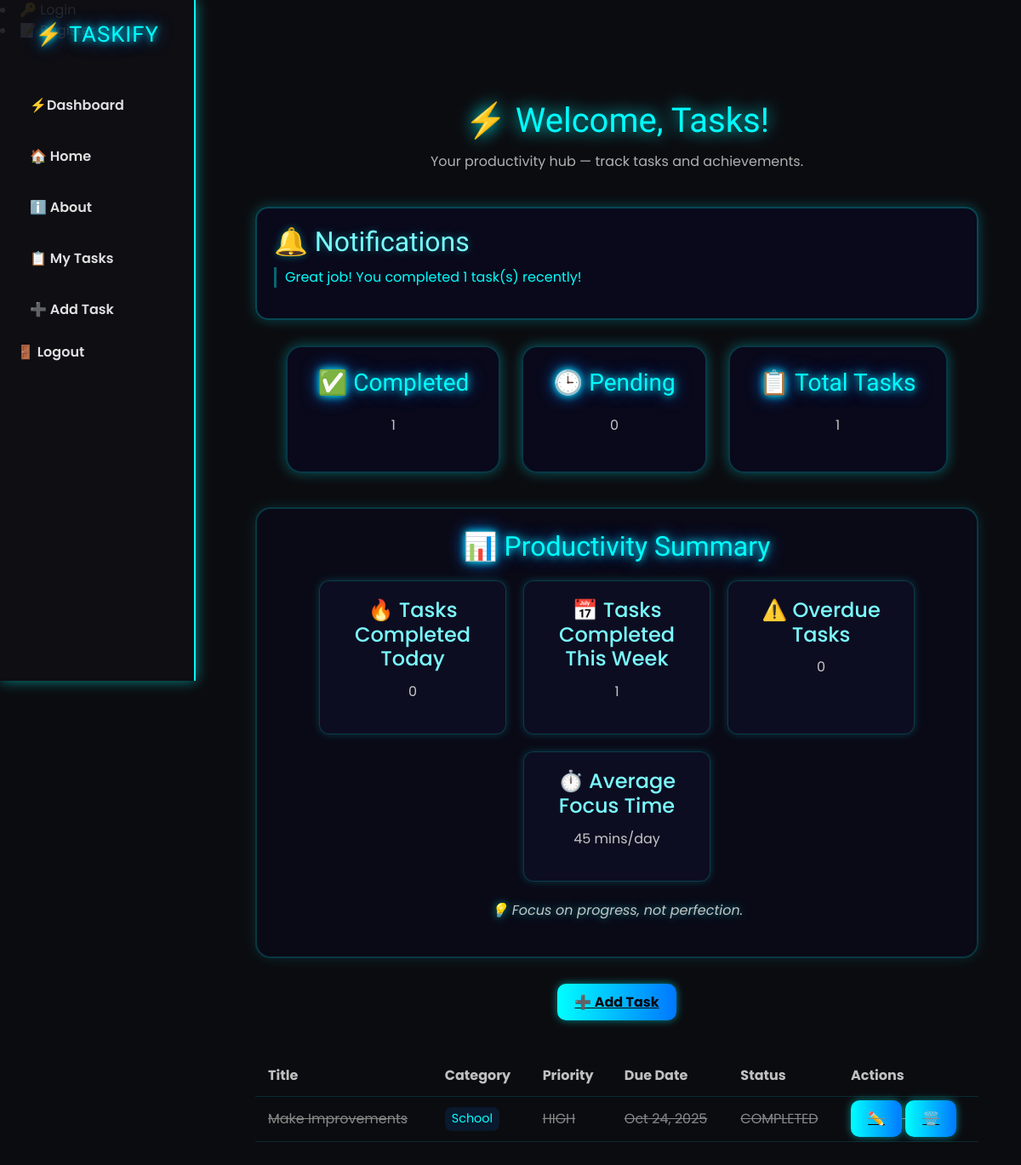
Page /tasks/dashboard/ (signed in) on the earlier database version.
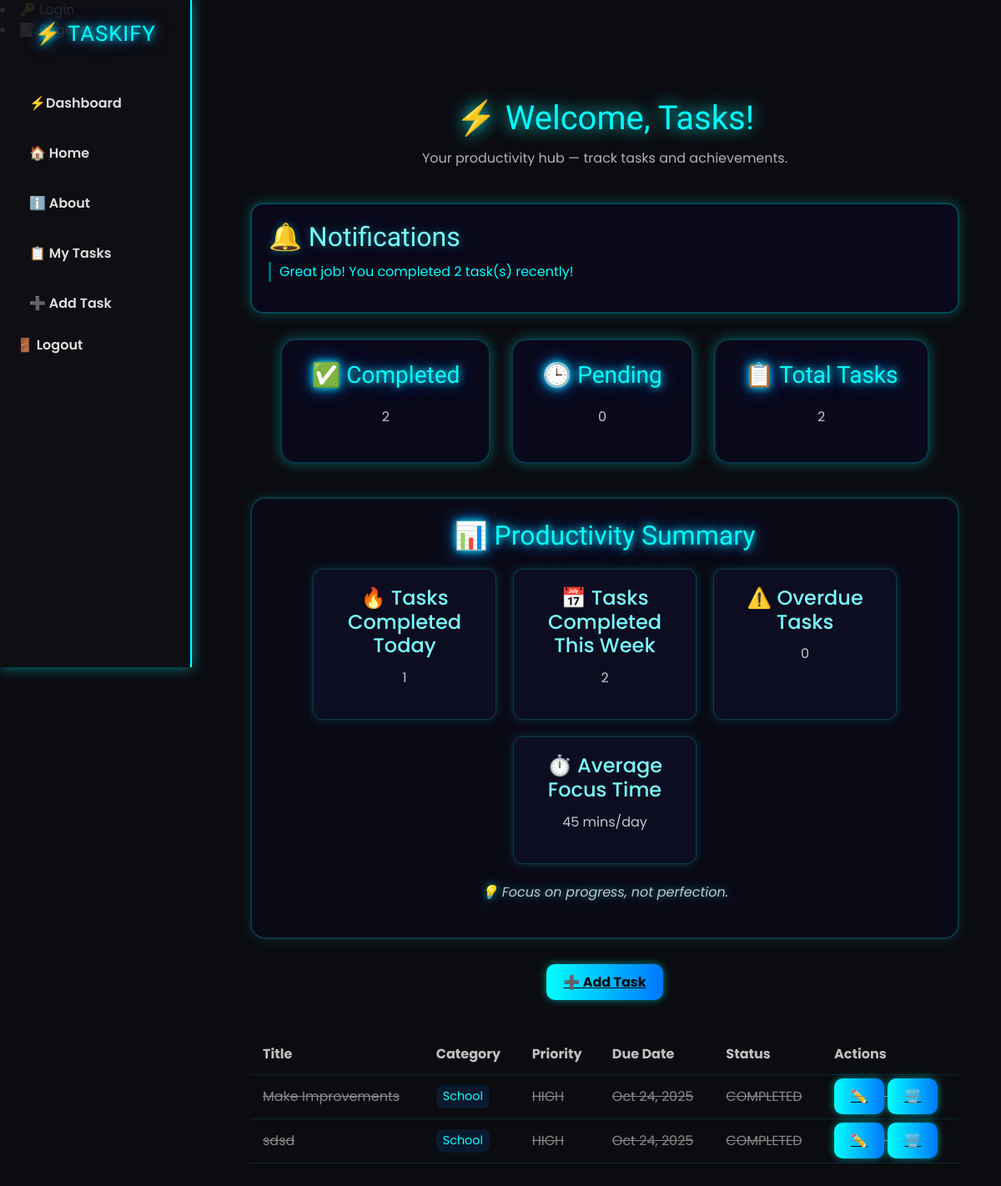
Same page on the later database version.
### tasks/models.py (models this page shows, shortened)
class Task(models.Model):
    user = models.ForeignKey(User, on_delete=models.CASCADE)
    title = models.CharField(max_length=200)
    description = models.TextField(blank=True)
    due_date = models.DateField(null=True, blank=True)
    status = models.CharField(max_length=10, choices=STATUS_CHOICES, default='PENDING')
    priority = models.CharField(max_length=10, choices=PRIORITY_CHOICES, default='MEDIUM')
    categories = models.ManyToManyField(Category, blank=True)
    created_at = models.DateTimeField(auto_now_add=True)
    completed_at = models.DateTimeField(null=True, blank=True)
    notified = models.BooleanField(default=False)

class Category(models.Model):
    user = models.ForeignKey(User, on_delete=models.CASCADE)
    title = models.CharField(max_length=100)

### tasks/views.py (the view)
# urls.py: path('dashboard/', views.dashboard, name='dashboard'),  # New dedicated dashboard view
@login_required
def dashboard(request):
    user = request.user
    today = timezone.now().date()
    week_start = today - timedelta(days=today.weekday())
    completed_count = Task.objects.filter(user=user, status='COMPLETED').count()
    pending_count = Task.objects.filter(user=user, status='PENDING').count()
    total_tasks = Task.objects.filter(user=user).count()
    tasks_completed_today = Task.objects.filter(
        user=user,
        status='COMPLETED',
        completed_at__date=today
    ).count()
    tasks_completed_week = Task.objects.filter(
        user=user,
        status='COMPLETED',
        completed_at__date__gte=week_start
    ).count()
    overdue_tasks = Task.objects.filter(
        user=user,
        status='PENDING',
        due_date__lt=today
    ).count()
    avg_focus_time = 45  # placeholder for future tracking feature
    quotes = [
        "Keep pushing, you're doing great!",
        "Small steps lead to big results.",
        "Focus on progress, not perfection.",
        "Your future self will thank you for today’s effort!",
        "You got this! One task at a time.",
        "Every small victory counts!",
        "Discipline beats motivation — keep going!",
    ]
    motivational_message = random.choice(quotes)
    priority_order = {'HIGH': 1, 'MEDIUM': 2, 'LOW': 3}
    tasks = sorted(
        Task.objects.filter(user=user),
        key=lambda t: (priority_order.get(t.priority, 4), t.due_date or today)
    )
    tomorrow = today + timedelta(days=1)
    reminders = Task.objects.filter(
        user=user,
        status='PENDING',
        due_date__gte=today,
        due_date__lte=tomorrow
    ).order_by('due_date')
    recent_completed = Task.objects.filter(
        user=user,
        status='COMPLETED',
        completed_at__gte=timezone.now() - timedelta(days=1)
    )
    notifications = []
    if overdue_tasks > 0:
        notifications.append(f"You have {overdue_tasks} overdue task(s).")
    if reminders.exists():
        notifications.append(f"You have {reminders.count()} task(s) due soon.")
    if recent_completed.exists():
        notifications.append(f"Great job! You completed {recent_completed.count()} task(s) recently!")
    context = {
        'completed_count': completed_count,
        'pending_count': pending_count,
        'total_tasks': total_tasks,
        'tasks_completed_today': tasks_completed_today,
        'tasks_completed_week': tasks_completed_week,
        'overdue_tasks': overdue_tasks,
        'avg_focus_time': avg_focus_time,
        'motivational_message': motivational_message,
        'tasks': tasks,
        'reminders': reminders,  # 👈 new
        'notifications': notifications,  # 👈 new
    }
    return render(request, 'tasks/dashboard.html', context)

### tasks/templates/tasks/dashboard.html (shortened to what this page needs)
{% extends 'base.html' %}
{% load static %}
{% block content %}
<div class="dashboard-container">
  <div class="dashboard-header">
    <h1>⚡ Welcome, {{ request.user.username }}!</h1>
    <p>Your productivity hub — track tasks and achievements.</p>
  </div>
  {% if notifications or reminders %}
  <div class="notification-wrapper">
    {% if notifications %}
    <div class="notifications-section card-glow">
      <h2>🔔 Notifications</h2>
      <ul>
        {% for note in notifications %}
          <li>{{ note }}</li>
        {% empty %}
          <li>No notifications at the moment.</li>
        {% endfor %}
      </ul>
    </div>
    {% endif %}
  </div>
  {% endif %}
  <div class="stats-cards">
    <div class="card-neon">
      <h3>✅ Completed</h3>
      <p>{{ completed_count }}</p>
    </div>
    <div class="card-neon">
      <h3>🕒 Pending</h3>
      <p>{{ pending_count }}</p>
    </div>
    <div class="card-neon">
      <h3>📋 Total Tasks</h3>
      <p>{{ total_tasks }}</p>
    </div>
  </div>
  <div class="productivity-summary">
    <h2>📊 Productivity Summary</h2>
    <div class="summary-grid">
      <div class="summary-card">
        <h4>🔥 Tasks Completed Today</h4>
        <p>{{ tasks_completed_today }}</p>
      </div>
      <div class="summary-card">
        <h4>📅 Tasks Completed This Week</h4>
        <p>{{ tasks_completed_week }}</p>
      </div>
      <div class="summary-card">
        <h4>⚠️ Overdue Tasks</h4>
        <p>{{ overdue_tasks }}</p>
      </div>
      <div class="summary-card">
        <h4>⏱️ Average Focus Time</h4>
        <p>{{ avg_focus_time }} mins/day</p>
      </div>
    </div>
    <div class="motivation">
      <p>💡 {{ motivational_message }}</p>
    </div>
  </div>
  <div class="add-task-container">
    <a href="{% url 'task_create' %}" class="btn-neon btn-lg">➕ Add Task</a>
  </div>
  <div class="task-table-wrapper">
    <table class="task-table">
      <thead>
        <tr>
          <th>Title</th>
          <th>Category</th>
          <th>Priority</th>
          <th>Due Date</th>
          <th>Status</th>
          <th>Actions</th>
        </tr>
      </thead>
      <tbody>
        {% for task in tasks %}
        <tr class="{% if task.status == 'COMPLETED' %}completed{% endif %}">
          <td>{{ task.title }}</td>
          <td>
            {% for cat in task.categories.all %}
              <span class="category">{{ cat.title }}</span>
            {% empty %}
              <span class="category none">—</span>
            {% endfor %}
          </td>
          <td>{{ task.priority }}</td>
          <td>{{ task.due_date|date:"M d, Y" }}</td>
          <td>{{ task.status }}</td>
          <td class="actions">
            <a href="{% url 'task_update' task.pk %}" class="btn-neon btn-sm">✏️</a>
            <a href="{% url 'task_delete' task.pk %}" class="btn-neon btn-sm">🗑️</a>
          </td>
        </tr>
        {% empty %}
        <tr>
          <td colspan="6" style="color:#888;">No tasks yet. Click "Add Task" above to create one!</td>
        </tr>
        {% endfor %}
      </tbody>
    </table>
  </div>
</div>
{% endblock %}

### templates/base.html (shortened to what this page needs)
{% load static %}
<!DOCTYPE html>
<html lang="en">
<head>
  <link href="https://cdn.jsdelivr.net/npm/bootstrap@5.3.2/dist/css/bootstrap.min.css" rel="stylesheet">
  <link rel="stylesheet" href="{% static 'css/style.css' %}">
</head>
<body>
  <div id="particles-js"></div>
{% if user.is_authenticated %}
<div class="sidebar">
  <h3 class="logo">⚡ TASKIFY</h3>
  <ul>
    <li><a href="{% url 'dashboard' %}" class="nav-link">⚡Dashboard</a></li>
    <li><a href="{% url 'home' %}" class="sidebar-link">🏠 Home</a></li>
    <li><a href="{% url 'about' %}" class="sidebar-link">ℹ️ About</a></li>
    <li><a href="{% url 'task_list' %}" class="sidebar-link">📋 My Tasks</a></li>
    <li><a href="{% url 'task_create' %}" class="sidebar-link">➕ Add Task</a></li>
    <li>
      <form action="{% url 'logout' %}" method="post" style="display:inline;">
        <button type="submit" class="btn btn-link text-decoration-none p-0 sidebar-link">
          🚪 Logout
        </button>
      </form>
    </li>
  </ul>
</div>
      <li><a href="{% url 'login' %}" class="sidebar-link">🔑 Login</a></li>
      <li><a href="{% url 'register' %}" class="sidebar-link">📝 Register</a></li>
      {% endif %}
  <main class="content">
    {% block content %}{% endblock %}
  </main>
</body>
</html>

### static/css/style.css (style rules this page uses)
body { background-color: #0a0a0f; color: #e0e0e0; font-family: 'Poppins', sans-serif; overflow-x: hidden; margin: 0; padding: 0; }
#particles-js { position: fixed; width: 100%; height: 100%; z-index: 0; top: 0; left: 0; }
.sidebar { position: fixed; top: 0; left: 0; width: 230px; height: 100%; background: rgba(10, 10, 30, 0.95); box-shadow: 0 0 15px #00ffff80; border-right: 2px solid #00ffff80; padding: 25px; z-index: 10; display: flex; flex-direction: column; }
.sidebar .logo { font-family: 'Orbitron', sans-serif; color: #00ffff; text-align: center; font-size: 1.7rem; margin-bottom: 25px; letter-spacing: 1px; text-shadow: 0 0 8px #00ffff, 0 0 20px #0077ff; }
.sidebar ul { list-style: none; padding: 0; margin: 0; }
.sidebar ul li { margin: 16px 0; }
.sidebar ul li a, .sidebar ul li button.sidebar-link { color: #e0e0e0; text-decoration: none; font-weight: 600; display: block; padding: 10px 15px; border-radius: 10px; transition: all 0.3s ease; background: none; border: none; cursor: pointer; width: 100%; text-align: left; }
.content { margin-left: 250px; padding: 40px; position: relative; z-index: 2; animation: fadeIn 1.2s ease; min-height: 100vh; display: flex; flex-direction: column; align-items: center; }
h1, h2, h3 { font-family: 'Orbitron', sans-serif; color: #00ffff; text-shadow: 0 0 10px #00ffff, 0 0 20px #0077ff; margin-bottom: 20px; }
p { color: #c5c6c7; line-height: 1.7; font-size: 1rem; text-align: center; }
.btn-neon { background: linear-gradient(90deg, #00ffff, #0077ff); border: none; color: #0a0a0f; font-weight: 600; border-radius: 10px; padding: 10px 18px; transition: 0.3s; cursor: pointer; box-shadow: 0 0 10px #00ffff80; }
form { display: flex; flex-direction: column; gap: 10px; }

### tasks/templates/tasks/dashboard.html (style rules this page uses)
.dashboard-container { max-width: 1100px; margin: 0 auto; padding: 40px 20px; text-align: center; }
.dashboard-header h1 { font-family: 'Orbitron', sans-serif; color: #00ffff; text-shadow: 0 0 20px #00ffff; margin-bottom: 10px; }
.dashboard-header p { color: #b0b0b0; margin-bottom: 40px; }
.notification-wrapper { display: flex; flex-direction: column; gap: 20px; margin-bottom: 30px; }
.card-glow { background: rgba(10, 10, 30, 0.85); border: 2px solid #00ffff40; border-radius: 15px; padding: 20px; color: #00ffff; box-shadow: 0 0 15px #00ffff40; text-align: left; }
.card-glow h2 { color: #7afcff; text-shadow: 0 0 10px #00ffff60; margin-bottom: 10px; }
.card-glow ul { list-style: none; padding-left: 0; }
.card-glow li { margin: 6px 0; padding-left: 10px; border-left: 3px solid #00ffff60; }
.stats-cards { display: flex; justify-content: center; gap: 25px; flex-wrap: wrap; margin-bottom: 40px; }
.card-neon { background: rgba(10, 10, 30, 0.85); padding: 25px 35px; border-radius: 18px; border: 2px solid #00ffff30; color: #00ffff; min-width: 150px; text-align: center; box-shadow: 0 0 15px #00ffff50; transition: 0.3s; }
.productivity-summary { background: rgba(10, 10, 25, 0.8); border: 2px solid #00ffff30; border-radius: 18px; padding: 25px; margin-bottom: 40px; color: #c0c0c0; box-shadow: 0 0 15px #00ffff20; }
.summary-grid { display: flex; flex-wrap: wrap; justify-content: center; gap: 20px; margin-top: 15px; }
.summary-card { background: rgba(15, 15, 35, 0.9); border: 1px solid #00ffff30; border-radius: 12px; padding: 20px 25px; width: 220px; text-align: center; color: #00ffff; box-shadow: 0 0 10px #00ffff30; }
.summary-card h4 { margin-bottom: 10px; color: #7afcff; }
.motivation { margin-top: 20px; font-style: italic; color: #00ffff; text-shadow: 0 0 10px #00ffff80; }
.add-task-container { margin-bottom: 50px; }
.btn-neon { background: linear-gradient(90deg, #00ffff, #0077ff); border: none; color: #0a0a0f; padding: 10px 20px; border-radius: 10px; font-weight: bold; cursor: pointer; transition: 0.3s; box-shadow: 0 0 10px #00ffff80; }
.task-table-wrapper { overflow-x: auto; }
.task-table { width: 100%; border-collapse: collapse; color: #c0c0c0; min-width: 700px; }
.task-table th, .task-table td { padding: 12px 15px; text-align: left; border-bottom: 1px solid #00ffff20; }
.task-table tr.completed td { text-decoration: line-through; color: #888; }
.category { background: #0077ff20; color: #00ffff; padding: 3px 8px; border-radius: 8px; font-size: 0.9rem; margin-right: 4px; display: inline-block; }

Differences in the rows shown:
added Task: title "sdsd", priority "HIGH", due_date "Oct 24, 2025", status "COMPLETED", Category (title "School")
Other differences:
{{ completed_count }}: "1" → "2"
{{ total_tasks }}: "1" → "2"
{{ tasks_completed_today }}: "0" → "1"
{{ tasks_completed_week }}: "1" → "2"
new list line: "Great job! You completed 2 task(s) recently!"
list line gone: "Great job! You completed 1 task(s) recently!"
